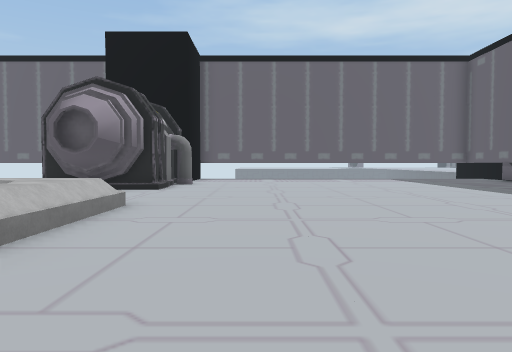
view 1 (above)

24 first-person views from a walk through a scene from a Unity 3-D project. The camera is 1.4 m above the floor, tilts 2° down and sees 70° across. The floor is counted in squares, 2 m on a side. Each view is taken from the middle of a square. On the plan, view 1 faces up. The plan holds only what a view shows up to about 11 squares ahead; the rest is blank. The place goes on beyond the plan.

view 2
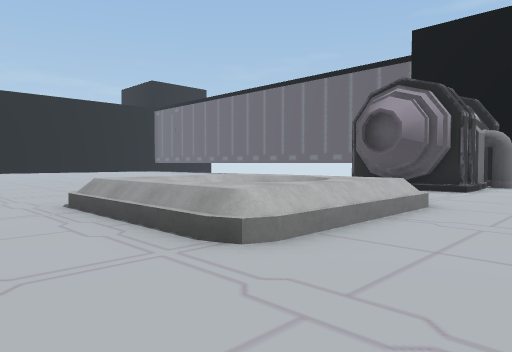

view 3
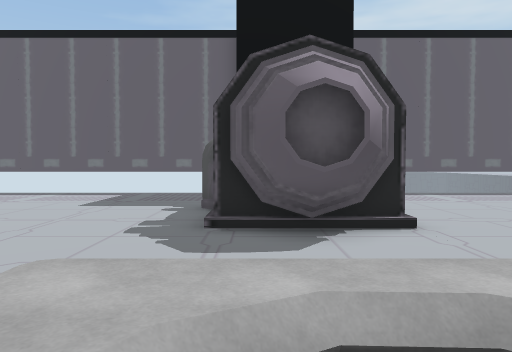

view 4
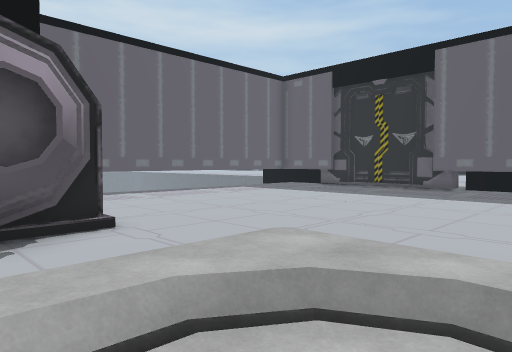

view 5
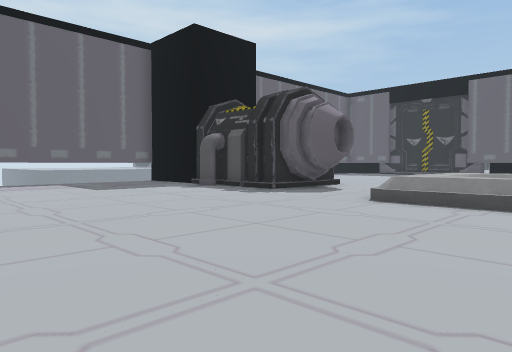

view 6
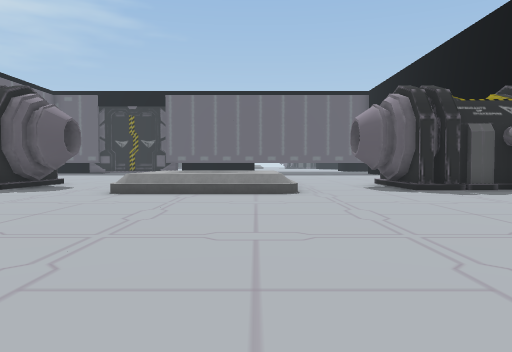

view 7
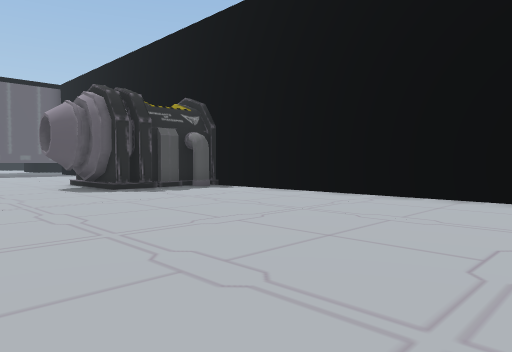

view 8
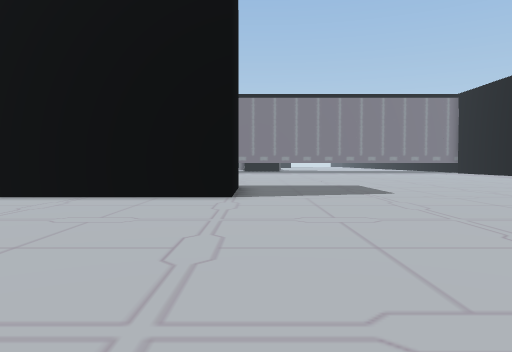

view 9
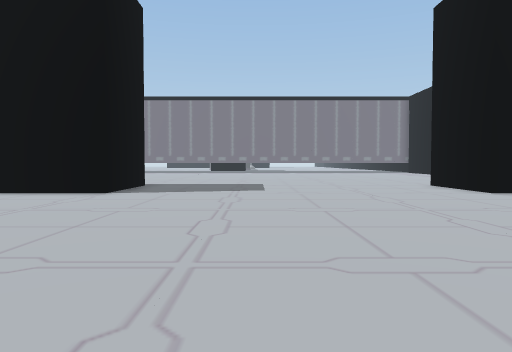

view 10
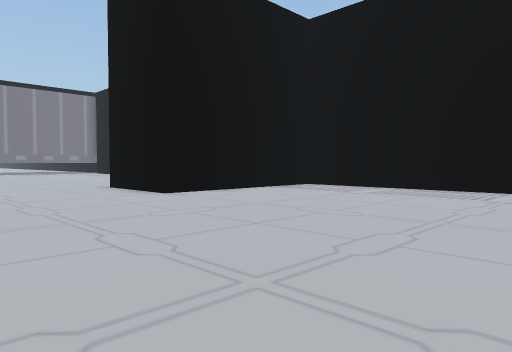

view 11
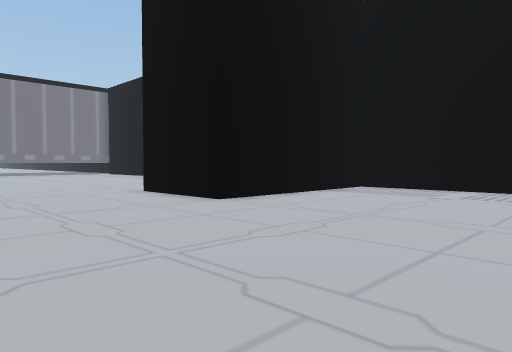

view 12
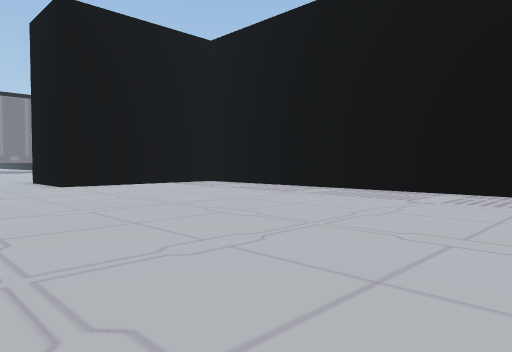

view 13
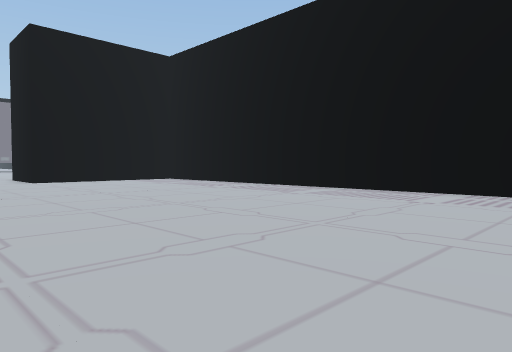

view 14
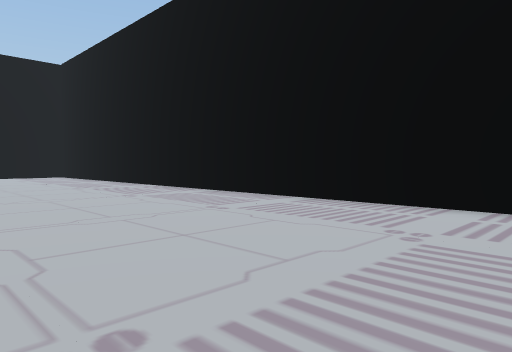

view 15
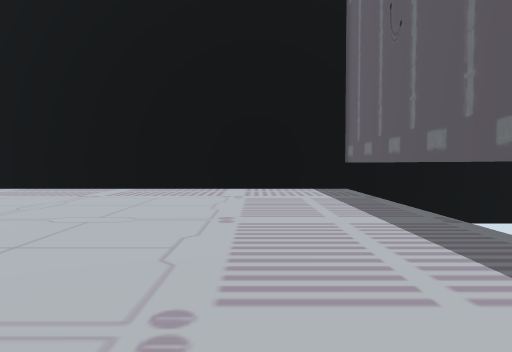

view 16
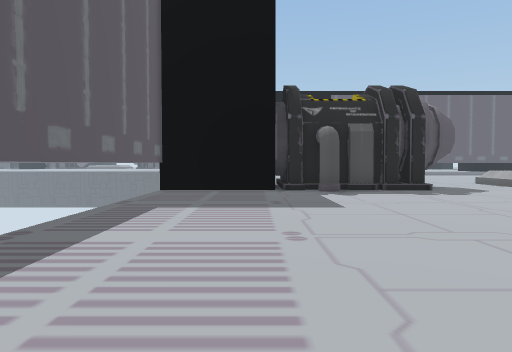

view 17
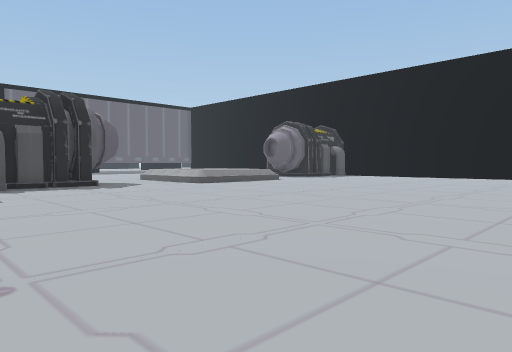

view 18
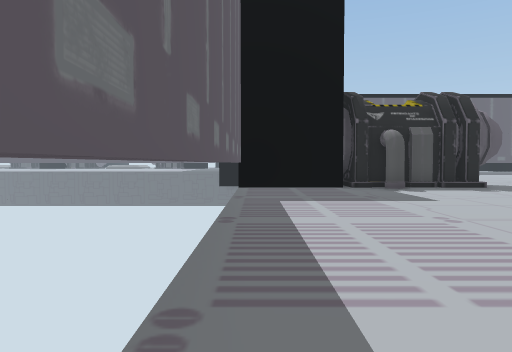

view 19
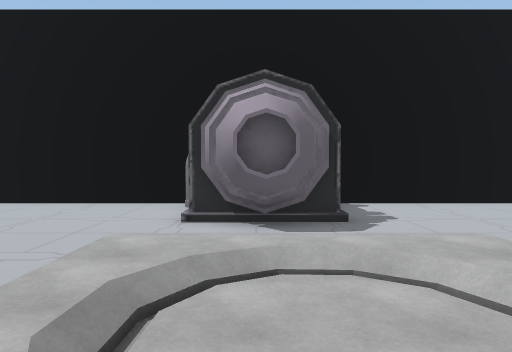

view 20
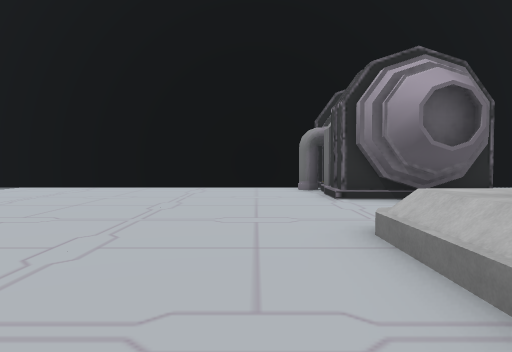

view 21
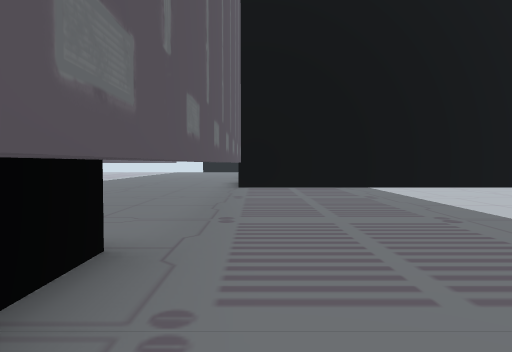

view 22
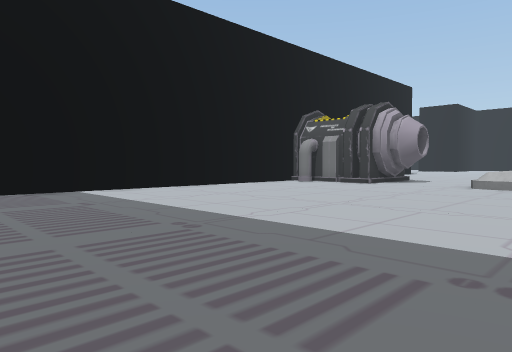

view 23
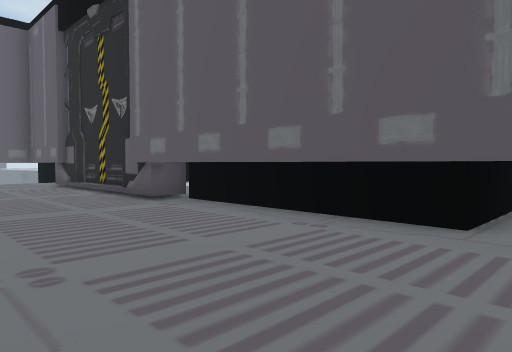

view 24
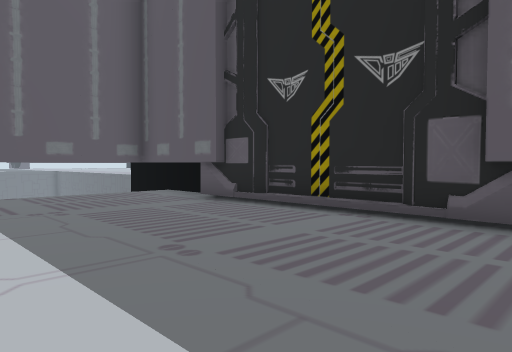

### Floor plan
Key: @ floor where view 1 was taken; # wall or solid block; . main floor; : floor 1 m higher than the main floor; / step, stairs or slope.
Columns run from 29 left of view 1 to 10 right of it. Each row starts with its distance up from view 1.
 17 #######       ###########           ####
 16 #........    ...........#          ....#
 15 #.........    ..........#    ...   ....#
 14 #.......... ............#   ....   ....#
 13 #.........  ............### ....   ....#
 12 #........   ...........####......  ....#
 11 #......     ............###............#
 10 #.........   ...........###............#
  9 #.........   ...........##.............#
  8 #.........   ..........................#
  7 #.........   ..........................#
  6 #.........   ........../////...........#
  5 #.........    .........://:/...........#
  4 #......... .  .........:////...........#
  3 #............ .........://:/...........#
  2 #......................////............#
  1 #......................................#
  0 #............................@.........#
 -1 #.......................###............#
 -2 #.......................###............#
 -3 #.......................###............#
 -4 #......................#####...........
 -5 ######.........#########   ############
 -6      #.........#
 -7      #.........#
 -8      ..........
 -9      ....
-10       ...
-11        ..

Positions as (right, up) in squares from view 1, and headings:
1: (0, 0), facing up
2: (0, 0), facing up-left
3: (-5, 4), facing up
4: (-5, 4), facing up-right
5: (-13, 3), facing up-right
6: (-15, 3), facing right
7: (-15, 3), facing down-right
8: (-15, 3), facing down
9: (-18, 4), facing down
10: (-19, 3), facing down-left
11: (-19, 1), facing down-left
12: (-20, 7), facing down-left
13: (-20, 10), facing down-left
14: (-23, 15), facing down-left
15: (-19, 14), facing left
16: (-15, 14), facing right
17: (-17, 14), facing down-right
18: (-16, 16), facing right
19: (-4, 6), facing down
20: (-1, 6), facing down
21: (9, 6), facing down
22: (9, 5), facing down-left
23: (6, 2), facing up-right
24: (5, 8), facing up-right
